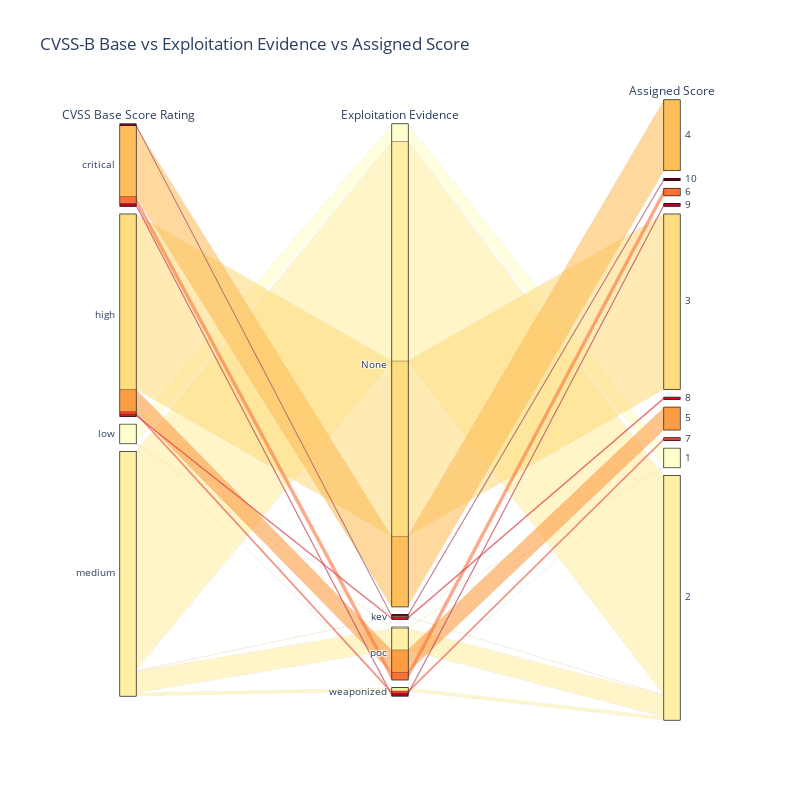

Notebook code cell kept with this figure:
### Code cell
color = sankey_data['rbp_score'];
colorscale = 'YlOrRd' #Yellow Orange Red
fig = go.Figure(go.Parcats(
    dimensions=[
        {'label': 'CVSS Base Score Rating', 'values': sankey_data['base_score_category']},
        {'label': 'Exploitation Evidence', 'values': sankey_data['exploitation']},
        {'label': 'Assigned Score', 'values': sankey_data['rbp_score']},
    ],
    line={'color': color, 'colorscale': colorscale},
    counts=sankey_data['count'],
))
fig.update_layout(
    title='CVSS-B Base vs Exploitation Evidence vs Assigned Score',
    autosize=False,
    width=800,
    height=800,
)
fig.show()

fig.write_image("../images_out/cvss_exploitation_parcat.png") 

Image(filename='../images_out/cvss_exploitation_parcat.png') #display plot when viewing in github

### Figure 1 — Plotly figure (JSON) as saved in the notebook; plotly's stock layout.template omitted (floating-point values rounded to 4 significant figures)
{"data": [{"counts": [30924, 839, 3159, 1097, 76801, 858, 9915, 1083, 7838, 8, 565, 29, 96095, 259, 9433, 1374], "dimensions": [{"label": "CVSS Base Score Rating", "values": ["critical", "critical", "critical", "critical", "high", "high", "high", "high", "low", "low", "low", "low", "medium", "medium", "medium", "medium"]}, {"label": "Exploitation Evidence", "values": ["None", "kev", "poc", "weaponized", "None", "kev", "poc", "weaponized", "None", "kev", "poc", "weaponized", "None", "kev", "poc", "weaponized"]}, {"label": "Assigned Score", "values": [4, 10, 6, 9, 3, 8, 5, 7, 1, 1, 1, 1, 2, 2, 2, 2]}], "line": {"color": [4, 10, 6, 9, 3, 8, 5, 7, 1, 1, 1, 1, 2, 2, 2, 2], "colorscale": [[0, "rgb(255,255,204)"], [0.125, "rgb(255,237,160)"], [0.25, "rgb(254,217,118)"], [0.375, "rgb(254,178,76)"], [0.5, "rgb(253,141,60)"], [0.625, "rgb(252,78,42)"], [0.75, "rgb(227,26,28)"], [0.875, "rgb(189,0,38)"], [1, "rgb(128,0,38)"]]}, "type": "parcats"}], "layout": {"autosize": false, "height": 800, "title": {"text": "CVSS-B Base vs Exploitation Evidence vs Assigned Score"}, "width": 800}}
